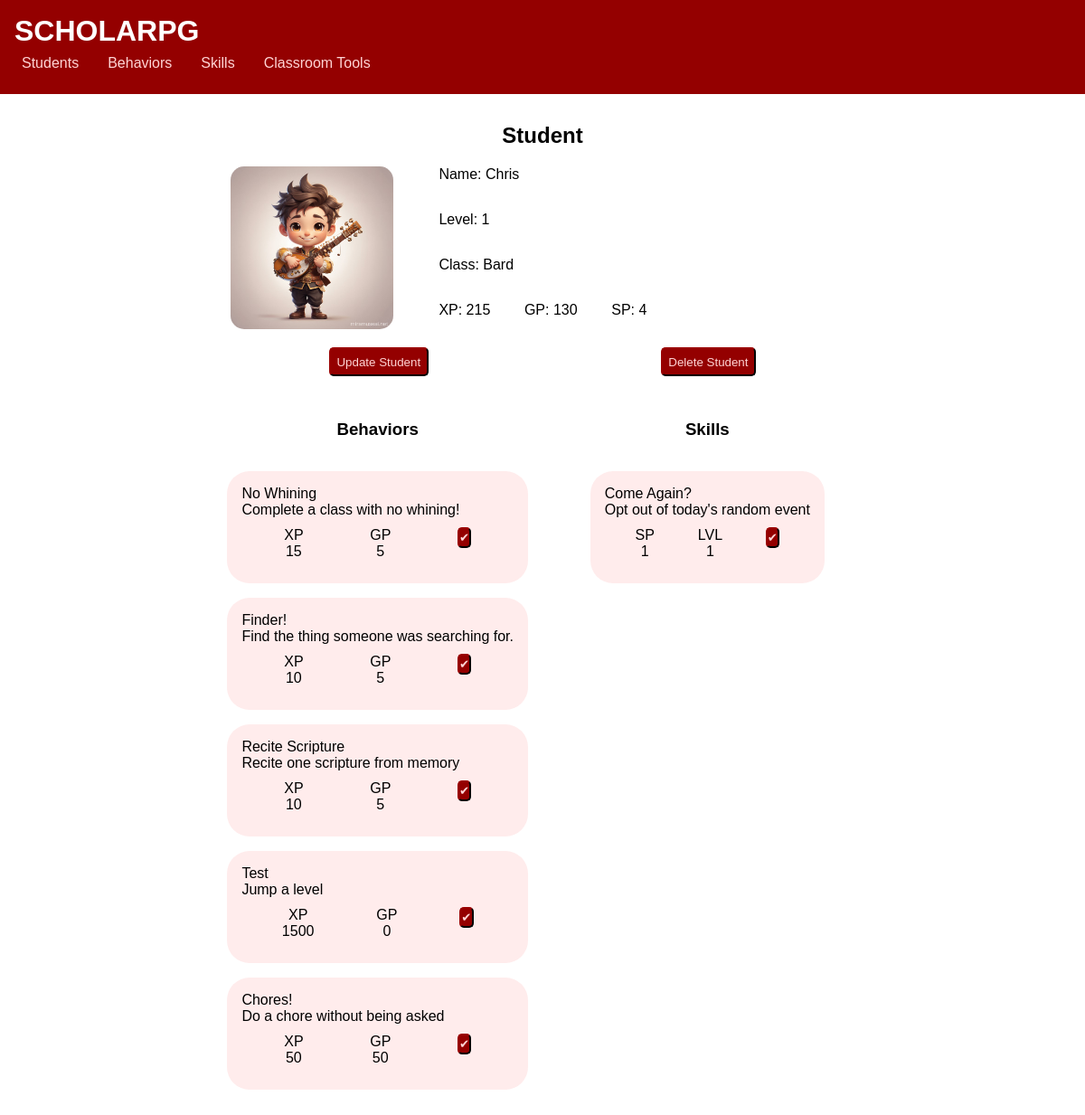
/view_student/9, run on an earlier commit of the app's database.
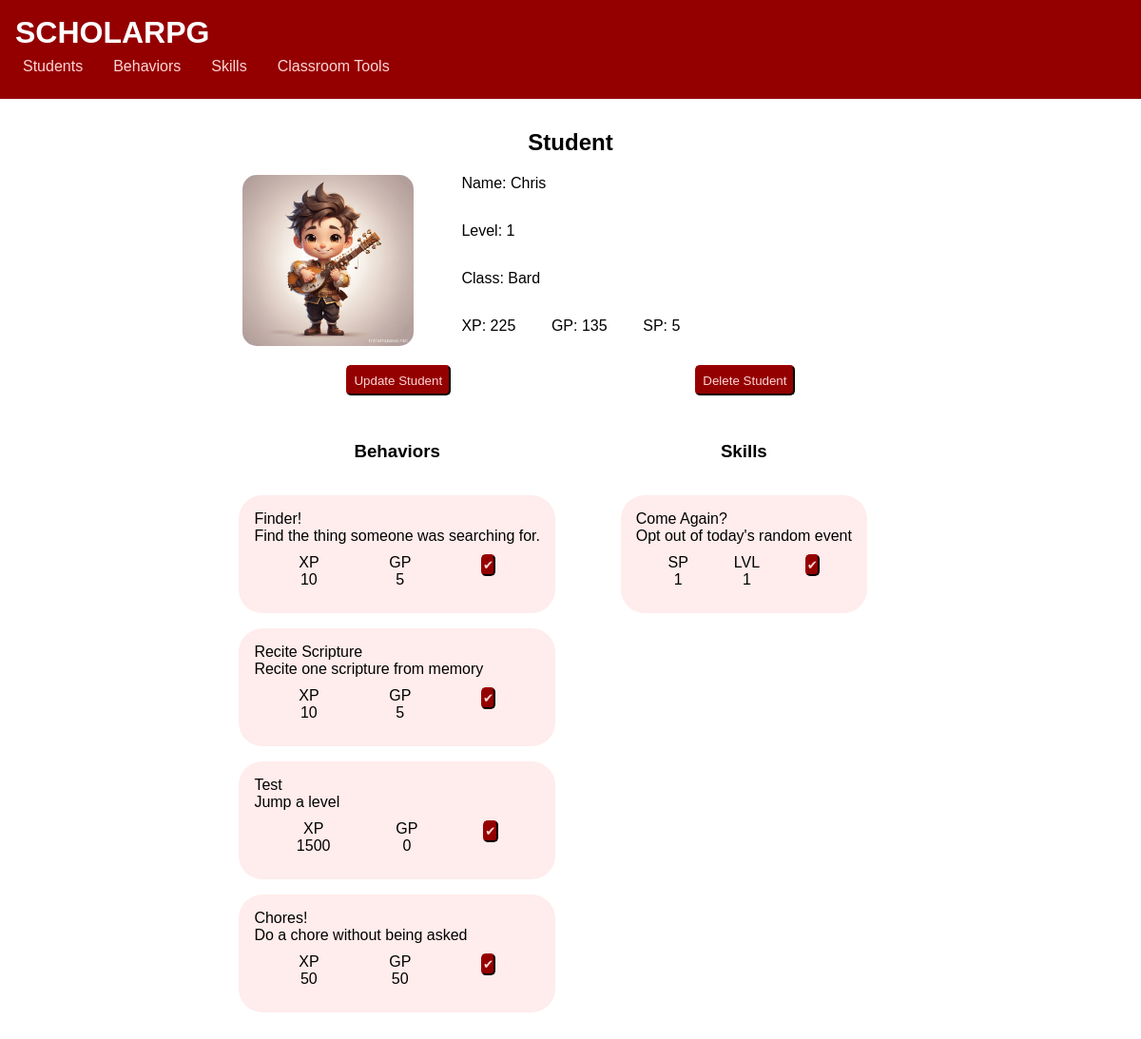
And on a later commit of the database.
### student_hub/models.py (models this page shows, shortened)
class Student(models.Model):
    name = models.CharField(max_length=100)
    image = models.CharField(max_length=100)
    charClass = models.CharField(max_length=100)
    xp = models.IntegerField(default=0)
    gp = models.IntegerField(default=0)
    sp = models.IntegerField(default=0)
    level = models.IntegerField(default=1)
    maxSP = models.IntegerField(default=0)
    class Meta:
        db_table = 'student'

class Behaviors(models.Model):
    title = models.CharField(max_length=100)
    desc = models.CharField(max_length=500)
    xp = models.IntegerField(default=0)
    gp = models.IntegerField(default=0)
    class Meta:
        db_table = "behaviors"

class Skills(models.Model):
    title = models.CharField(max_length=100)
    desc = models.CharField(max_length=500)
    sp = models.IntegerField(default=0)
    charClass = models.CharField(max_length=50)
    levelReq = models.IntegerField(default=0)
    class Meta:
        db_table = "skills"

### scholarpg/views.py (the view)
# urls.py: path('view_student/<int:pk>', views.view_student),# view 1 student by id
def view_student(req, pk):
    student = Student.objects.get(pk=pk)
    behaviors = Behaviors.objects.all()
    skills = Skills.objects.all().filter(charClass=student.charClass)
    context = {'student': student, 'behaviors': behaviors, 'skills': skills}
    return render(req, 'view_student.html', context)

### templates/view_student.html (shortened to what this page needs)
{% extends "main_template.html" %}
{% block content %}
<h2>Student</h2>
<div>
    <div class="student-display">
        <p class="student-display-name">Name: {{ student.name }}</p>
        <p class="student-display-level">Level:  {{student.level}}</p>
        <p class="student-display-charClass">Class: {{student.charClass}}</p>
        <img src="../static/img/avatars/{{student.image}}.jpg" class="student-display-image">
        <div class="student-display-stats">
            <p>XP: {{student.xp}}</p>
            <p>GP: {{student.gp}}</p>
            <p>SP: {{student.sp}}</p>
        </div>
    </div>
    <div class="button-div">
        <form class="form-button" action="../../update_student_form/{{student.pk}}">
            <button type="submit">Update Student</button>
        </form>
        <form class="form-button" action="../../delete_student_form/{{student.pk}}">
            <button type="submit">Delete Student</button>
        </form>
    </div>
    <div class="two-list-div">
        <div class="list">
            <h3 class="view-student-header">Behaviors</h3>
            {% for behavior in behaviors %}
            <div class="list-item">
                <form  action="../../award_behavior/" method="POST">
                    <p class="list-item-title">{{ behavior.title }}</p>
                    <p class="list-item-desc">{{behavior.desc}}</p>
                    <div class="card-pieces">
                        <div>
                            <p>XP</p>
                            <p>{{behavior.xp}}</p>
                        </div>
                        <div>
                            <p>GP</p>
                            <p>{{behavior.gp}}</p>
                        </div>
                    <button class="list-button" type="submit">&#10004;</button>
                    </div>
                </form>
            </div>
        {% endfor %}
        </div>
        <div class="list">
            <h3 class="view-student-header">Skills</h3>
            {% for skill in skills %}
                {% if skill.levelReq <= student.level %}
                <div class="list-item">
                        <form  action="../../use_skill/" method="POST">
                            <p class="list-item-title">{{ skill.title }}</p>
                            <p class="list-item-title">{{ skill.desc }}</p>
                            <div class="card-pieces">
                                <div>
                                    <p>SP</p>
                                    <p>{{skill.sp}}</p>
                                </div>
                                <div>
                                    <p>LVL</p>
                                    <p>{{skill.levelReq}}</p>
                                </div>
                                <button class="list-button" type="submit">&#10004;</button>
                            </div>
                        </form>
                </div>
            {% endif %}
        {% endfor %}
        </div>
    </div>
{% endblock %}

What changed in the data, as far as the page shows it:
removed Behaviors: title "No Whining", desc "Complete a class with no whining!", xp "15", gp "5"
changed Student "Chris": xp "215" → "225"; gp "130" → "135"; sp "4" → "5"
